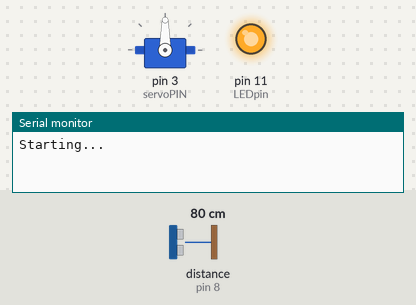
Simulated run of this sketch. Board: Arduino Uno, built with avr-gcc and run on an emulated ATmega328P. On the bench: servo, output pins drawn as LEDs (lit = HIGH), the last lines printed to the serial monitor. The inputs (shaded band) are chosen by the test bench; at power-on: distance to the obstacle (sensor on pin 8) 80 cm. The echo pulse lasts 58.3 µs per cm.

Above: at 1.9 s.
2.0 s: distance to the obstacle (sensor on pin 8) set to 32 cm
3.5 s: distance to the obstacle (sensor on pin 8) set to 27 cm
At 4.5 s:
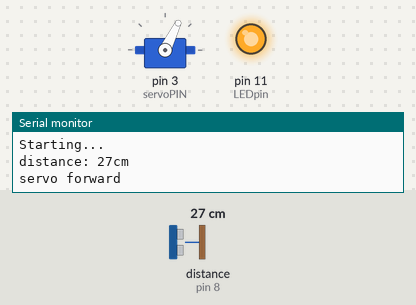
At 11.7 s:
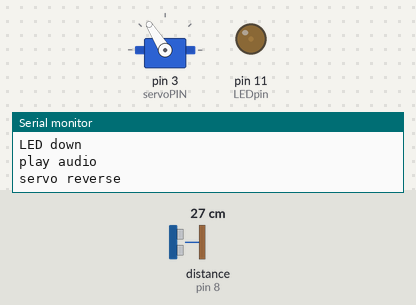
Timing chart, 0 to 26.1 s (numbered marks = the images above; inputs shaded):
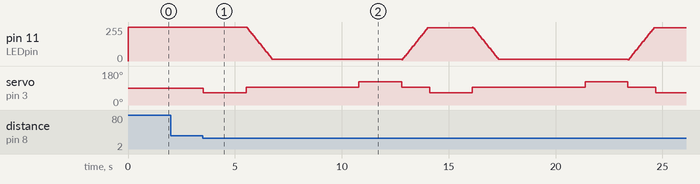

Measured:
- the behaviour switches between 30 and 29 cm on distance to the obstacle (sensor on pin 8) (found by bisection; images 0 and 1)
- after the input at 2.0 s, every drawn part: stays the same
- after the input at 3.5 s, servo on pin 3 (servoPIN): 90° → 64° at once, → 93° 2.0 s later, → 122° 5.3 s later, → 93° 2.0 s later, … (9 changes in this stretch)

The sketch:

XWing.ino
```cpp
/*
 * XWing.ino
 *
 *
 *
 */

#include <SoftwareSerial.h>
#include <NewPing.h>
#include <Servo.h>

#define ARDUINO_RX 5 // should connect to TX of the Serial MP3 Player module
#define ARDUINO_TX 6 // connect to RX of the module
SoftwareSerial mySerial(ARDUINO_RX, ARDUINO_TX);

#define TRIGGER_PIN  9  // Arduino pin tied to trigger pin on the ultrasonic sensor.
#define ECHO_PIN     8  // Arduino pin tied to echo pin on the ultrasonic sensor.
#define MAX_DISTANCE 200 // Maximum distance we want to ping for (in centimeters). Maximum sensor distance is rated at 400-500cm.
NewPing sonar(TRIGGER_PIN, ECHO_PIN, MAX_DISTANCE); // NewPing setup of pins and maximum distance.

int theDistance = 0;
int theDistanceTemp = 0;
int theDistanceTotal = 0;
int triggerDistance = 30; // set the distance in centimeters to trigger the action
int sampleVal = 5;

Servo myServo;

int servoPIN = 3;
int servoTurnTimeForward = 2000; // time servo will run this many milliseconds
int servoTurnTimeReverse = 2000; // time servo will run this many milliseconds
int servoForward = 1200;
int servoStop = 1500;
int servoReverse = 1800;

int LEDpin = 11;

static int8_t Send_buf[8] = {0};

#define CMD_PLAY_W_INDEX 0X03
#define CMD_SET_VOLUME 0X06
#define CMD_SEL_DEV 0X09
#define DEV_TF 0X02
#define CMD_PLAY 0X0D
#define CMD_PAUSE 0X0E
#define CMD_SINGLE_CYCLE 0X19
#define SINGLE_CYCLE_ON 0X00
#define SINGLE_CYCLE_OFF 0X01
#define CMD_PLAY_W_VOL 0X22

void setup() {
  Serial.begin(9600);
  Serial.println("Starting...");
  mySerial.begin(9600);
  pinMode(LEDpin, OUTPUT);
  analogWrite(LEDpin, 255);
  myServo.attach(servoPIN);
  delay(500); // Wait chip initialization is complete
  sendCommand(CMD_SEL_DEV, DEV_TF); //select the TF card
  delay(200); //wait for 200ms
}

void loop() {

  delay(50); // delay between pings
  theDistance = sonar.ping_cm();

  if ((theDistance > 0) and (theDistance < triggerDistance)) {
    // distance sensor
    Serial.print("distance: ");
    Serial.print(theDistance);
    Serial.println("cm");

    // servo
    Serial.println("servo forward");
    myServo.writeMicroseconds(servoForward); // start turning
    delay(servoTurnTimeForward); // alow servo to turn for X number of milliseconds
    Serial.println("servo stop");
    myServo.writeMicroseconds(servoStop); // stop turning

    // LED
    Serial.println("LED down");
    for (int fadeDValue = 255; fadeDValue > 10; fadeDValue -= 10) {
      analogWrite(LEDpin, fadeDValue);
      delay(50);
    }

    // audio
    Serial.println("play audio");
    sendCommand(CMD_PLAY_W_VOL, 0X0F01); // play the first file with volume 15 class
    delay(4000); // delay for audio to finish playing

    // servo
    Serial.println("servo reverse");
    myServo.writeMicroseconds(servoReverse); // start turning
    delay(servoTurnTimeReverse); // alow servo to turn for X number of milliseconds
    Serial.println("servo stop");
    myServo.writeMicroseconds(servoStop); // stop turning

    // LED
    Serial.println("LED up");
    for (int fadeUValue = 10; fadeUValue < 255; fadeUValue += 10) {
      analogWrite(LEDpin, fadeUValue);
      delay(50);
    }

    // reset
    theDistance = 0;
    theDistanceTotal = 0;
  }
  //else {
  //  Serial.println("Waiting...");
  //}


}


void sendCommand(int8_t command, int16_t dat) {
  delay(20);
  Send_buf[0] = 0x7e; //starting byte
  Send_buf[1] = 0xff; //version
  Send_buf[2] = 0x06; //the number of bytes of the command without starting byte and ending byte
  Send_buf[3] = command; //
  Send_buf[4] = 0x00; //0x00 = no feedback, 0x01 = feedback
  Send_buf[5] = (int8_t)(dat >> 8); //datah
  Send_buf[6] = (int8_t)(dat); //datal
  Send_buf[7] = 0xef; //ending byte
  for(uint8_t i=0; i<8; i++) {
    mySerial.write(Send_buf[i]);
  }
}
```
